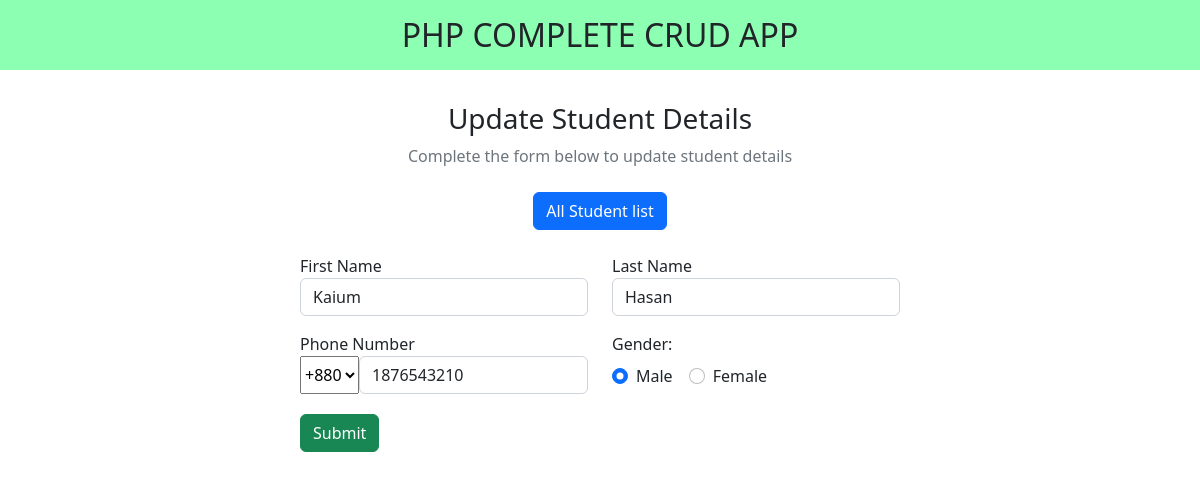
The page /update.php?id=27 on the database its author committed.
### tables this page shows
CREATE TABLE `students` (
  `id` int(100) NOT NULL,
  `first` varchar(64) NOT NULL,
  `last` varchar(32) NOT NULL,
  `phone` int(10) NOT NULL,
  `gender` varchar(10) NOT NULL,
  `time` timestamp NOT NULL DEFAULT current_timestamp() ON UPDATE current_timestamp()
);

### update.php (the view, shortened to what this page needs)
<?php include_once("header.php");
$conn = mysqli_connect("localhost", "root", "", "students");
if ($conn) {
    $id = $_GET['id'];
    if (!isset($id)) {
        header("loaction: header.php");
    } else {
        $select_query = "SELECT * from `students` WHERE `id` = $id";
        $select = $conn->query($select_query);
        $data = $select->fetch_assoc();
    }
}
?>
<h2 class="text-uppercase text-center py-3" style="background: #00ff5573">php complete crud app</h1>
    <div class="container d-flex flex-column align-items-center justify-content-center">
        <h3 class="mt-4">Update Student Details</h3>
        <span class=" text-secondary">Complete the form below to update student details</span>
        <a href="./index.php" class="my-4"><button class="btn btn-primary">All Student list</button></a>
        <form method="post" style="width : 50vw; min-width: 300px">
            <div class="row">
                <div class="col">
                    <div class="form-group mb-3 has-validation">
                        <label for="first">First Name</label>
                        <input type="text" class="form-control <?= isset($errmsgf) ? 'is-invalid' : null ?>" id="first" aria-describedby="emailHelp" name="first" placeholder="Enter Student's First Name" autocomplete="off" value="<?=$data['first']?>">
                    </div>
                </div>
                <div class="col">
                    <div class="form-group mb-3">
                        <label for="last">Last Name</label>
                        <input type="text" class="form-control  <?= isset($errmsgl) ? 'is-invalid' : null ?>" id="last" aria-describedby="emailHelp" name="last" placeholder="Enter Student's Last Name" autocomplete="off" value="<?=$data['last']?>">
                    </div>
                </div>
            </div>
            <div class="row">
                <div class="col">
                    <div class="form-group mb-3">
                        <label for="phone">Phone Number</label>
                        <div class="d-flex">
                            <select>
                                <option selected>+880</option>
                            </select>
                            <input type="number" class="form-control <?= isset($errmsgp) ? 'is-invalid' : null ?>" id="phone" aria-describedby="emailHelp" name="phone" placeholder="Enter Student's Phone Number" autocomplete="off" value="<?=$data['phone']?>">
                        </div>
                    </div>
                </div>
                <div class="col">
                    <div class="mb-4">
                        <label for="" class="me-4 mb-2">Gender:</label>
                        <div class="d-flex">
                            <div class="form-check me-3">
                                <input class="form-check-input" type="radio" name="gender" id="flexRadioDefault1" value="Male" <?= (!isset($_POST['gender']) && $data['gender'] == 'Male') ? 'checked' : null?>>
                                <label class="form-check-label" for="flexRadioDefault1">
                                    Male
                                </label>
                            </div>
                            <div class="form-check">
                                <input class="form-check-input" type="radio" name="gender" id="flexRadioDefault2" value="Female" <?= (!isset($_POST['gender']) && $data['gender'] == 'Female') ? 'checked' : null?>>
                                <label class="form-check-label" for="flexRadioDefault2">
                                    Female
                                </label>
                            </div>
                        </div>
                    </div>
                </div>
            </div>
            <button type="submit" class="btn btn-success" name="sub1">Submit</button>
        </form>
    </div>
    <?php
    include_once("footer.php") ?>

### css/style.css (style rules this page uses)
*, *::before, *::after { box-sizing: border-box; }
a { text-decoration: none; }

### rows shown on the page
students: first "Kaium", last "Hasan", phone "1876543210", gender "☑ Male", gender "☐ Female"
